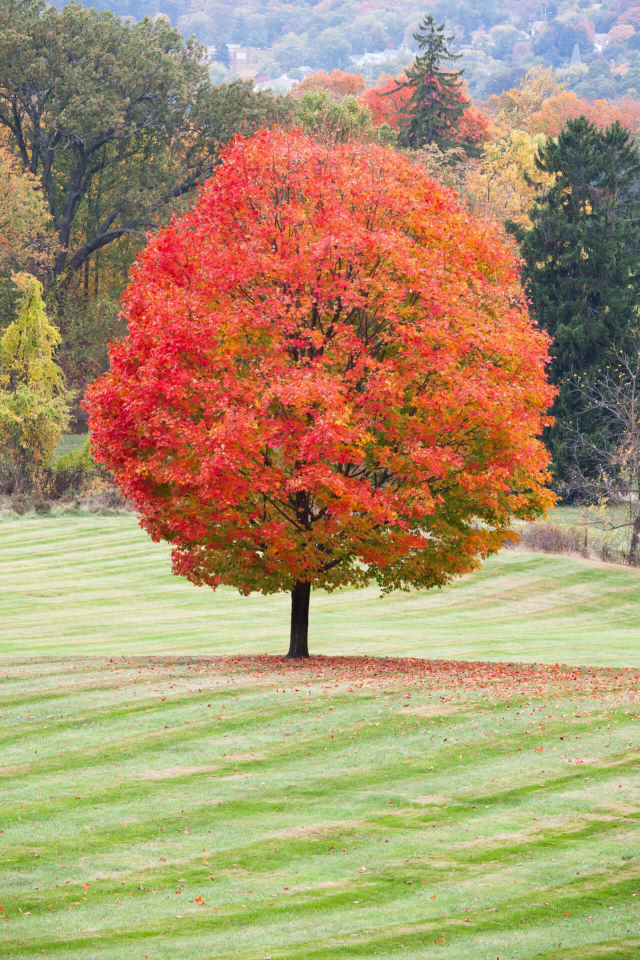
#> input picture app/preprocessing/datasetBulk/img10_arce.jpg, 1280 x 1920 px (shown at 1/2 size); its folder holds only this picture in this run
$ python -i preprocessImages.py   (imports and definitions only)
#> lines starting #> are read from the running program, lines starting #| are printed output that depends on the picture
import os
import cv2
import numpy as np
import shutil

"""
Image Preprocessing Module
This module provides functions to preprocess images for tree species classification using
a default dataset, a provided image path (individual processing) or folder path (bulk processing).
"""

# Create a default dataset with training and test images
# [28 lines left out: function processDefaultDataset, not called in this run]

# Process a single image in the provided path
def processImage(imagePath):

    print(f"\n{'='*60}" + "\n\tIndividual image processing mode selected!\n" + "="*60 +
        f"\n\nProvided path: \n\t{imagePath}\n")

    baseDir = os.path.dirname(os.path.abspath(__file__))
    outputDir = auxCreateOutputDirectory(os.path.join(baseDir, "outputPreprocess"))
    outputPath = auxProcessSingleImage(imagePath, outputDir, mode='pixelate')

    print("Individual preprocessing completed!\n" + f"\n{'='*60} \n")

# Process all images in the provided folder
# [25 lines left out: function processFolder, not called in this run]

"""
Auxiliary functions for preprocessing tasks such as loading, resizing, blurring, pixelating, etc.
"""

# Auxiliary function to create the output directory if it doesn't exist
def auxCreateOutputDirectory(outputDir):

    if os.path.exists(outputDir):
        shutil.rmtree(outputDir)

    os.makedirs(outputDir, exist_ok=True)
    return outputDir

# Auxiliary function to load an image from the given path
def auxLoadImage(imagePath):
#> called with imagePath = 'datasetBulk/img10_arce.jpg'
    validExtensions = ('.jpg', '.jpeg', '.png', '.bmp', '.tiff', '.webp')

    # Check if file extension is valid
    if not imagePath.lower().endswith(validExtensions):
        print(f"*** Error: Invalid image file path, please enter a valid image path! ***\n")
        exit(1)

    image = cv2.imread(imagePath)
#> image is the input picture: shape (1920, 1280, 3); mean B, G, R 110.4, 147.5, 171.2
    if image is None:
        print(f"*** Error: Could not load image from {imagePath} ***")
        exit(1)

    return image

# Auxiliary function to resize the given image to a fixed size
def auxResizeImage(image, size=(228, 228), interpolation=cv2.INTER_AREA):
#> called with size = (228, 228), interpolation = 3
    return cv2.resize(image, size, interpolation=interpolation)
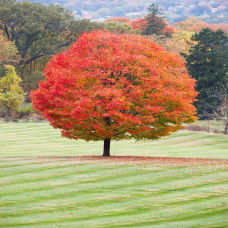
#> returned value: shape (228, 228, 3); mean of channels 0, 1, 2 110.4, 147.5, 171.2; drawn as B, G, R

# Auxiliary function to apply Gaussian blur to the given image
def auxBlurImage(image, kernel=(5, 5)):
    return cv2.GaussianBlur(image, kernel, 0)

# Auxiliary function to apply pixelation effect to the given image
def auxPixelateImage(image, pixelSize=3):
#> called with pixelSize = 3
    height, width = image.shape[:2]
#> height = 228; width = 228
    temp = cv2.resize(image, (width // pixelSize, height // pixelSize), interpolation=cv2.INTER_LINEAR)
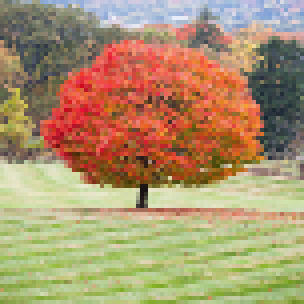
#> temp: shape (76, 76, 3) (shown 4 times larger); mean B, G, R 110.3, 147.4, 171.2
    return cv2.resize(temp, (width, height), interpolation=cv2.INTER_NEAREST)

# Auxiliary function to process a single image and save it to the output directory
def auxProcessSingleImage(inputPath, outputDir, mode='pixelate'):
    image = auxLoadImage(inputPath)
    resized = auxResizeImage(image)

    # Get the name of the class from the parent folder of the image
    class_name = os.path.basename(os.path.dirname(inputPath)).split(" (")[0]

    if mode == 'resize':
        output = resized
        suffix = '_resized'
    elif mode == 'pixelate':
        output = auxPixelateImage(resized)
        suffix = '_' + class_name if (class_name != "uploads") else ''
    else:
        raise ValueError("Unsupported mode")

    # Get file name and extension to save the output image
    name, ext = os.path.splitext(os.path.basename(inputPath))
    outputPath = os.path.join(outputDir, f"{name}{suffix}{ext}")
    cv2.imwrite(outputPath, output)

    if suffix != '_resized':
        baseDir = os.path.dirname(os.path.abspath(__file__))
        outputPathPreprocess = os.path.join(baseDir, "outputPreprocess", f"{name}{suffix}{ext}")
        cv2.imwrite(outputPathPreprocess, output)

    return outputPath

# Auxiliary function to reset directories
# [35 lines left out: functions auxResetDirectory, auxCopyDefaultDatasetFolders, auxProcessDefaultImages, not called in this run]

>>> result = processImage('datasetBulk/img10_arce.jpg')

$ run again, on app/preprocessing/datasetBulk/img2_arce.jpg
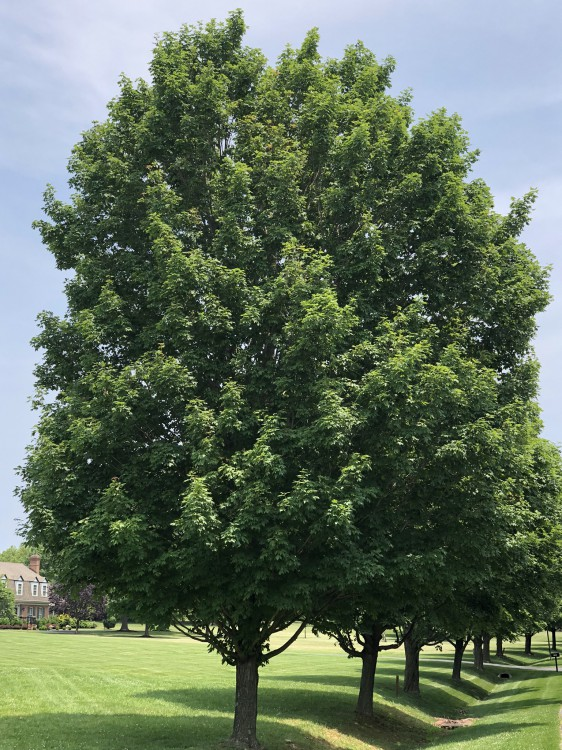
#> input picture app/preprocessing/datasetBulk/img2_arce.jpg, 562 x 750 px
#> in auxLoadImage, image is the input picture: shape (750, 562, 3); mean B, G, R 91.3, 111.5, 96.5
#> in auxResizeImage, `return cv2.resize(image, size, interpolation=interpolation)`:
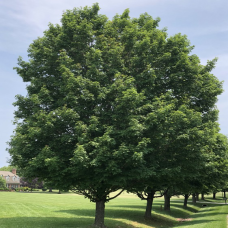
#> returned value: shape (228, 228, 3); mean of channels 0, 1, 2 91.3, 111.6, 96.5; drawn as B, G, R
#> in auxPixelateImage, `temp = cv2.resize(image, (width // pixelSize, height // pixelSize), in..`:
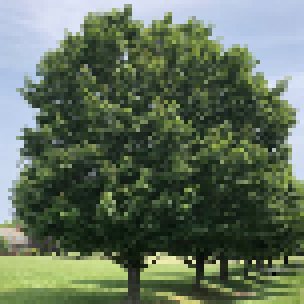
#> temp: shape (76, 76, 3) (shown 4 times larger); mean B, G, R 91.1, 111.3, 96.3

$ run again, on app/preprocessing/datasetBulk/img3_arce.jpg
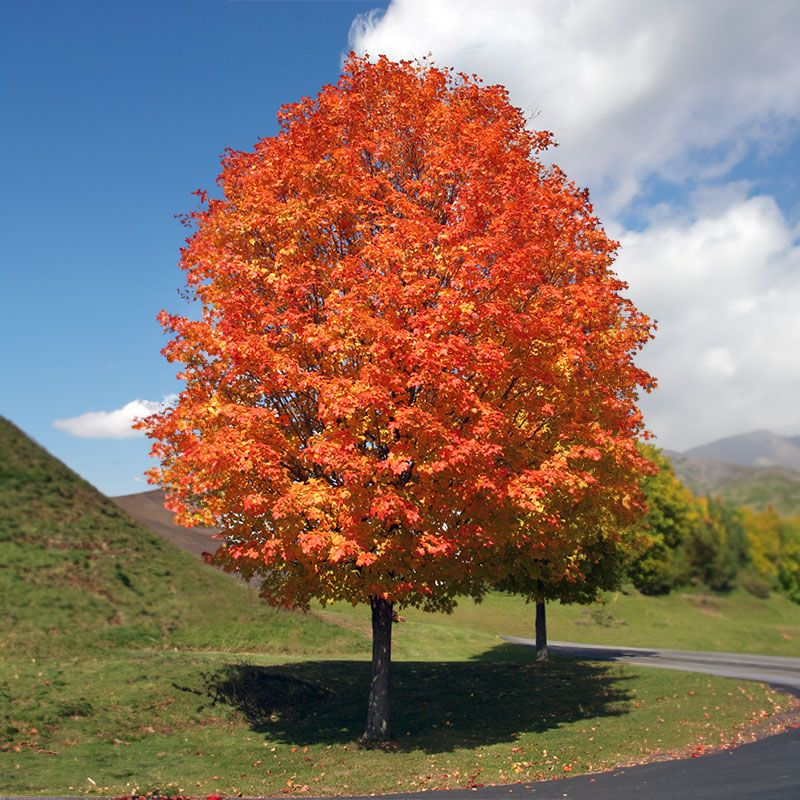
#> input picture app/preprocessing/datasetBulk/img3_arce.jpg, 800 x 800 px
#> in auxLoadImage, image is the input picture: shape (800, 800, 3); mean B, G, R 101.5, 115.1, 137.9
#> in auxResizeImage, `return cv2.resize(image, size, interpolation=interpolation)`:
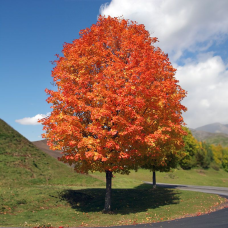
#> returned value: shape (228, 228, 3); mean of channels 0, 1, 2 101.5, 115.1, 137.9; drawn as B, G, R
#> in auxPixelateImage, `temp = cv2.resize(image, (width // pixelSize, height // pixelSize), in..`:
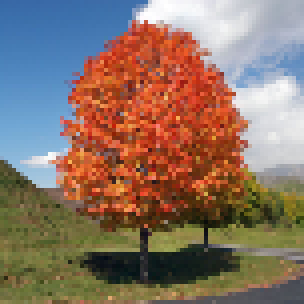
#> temp: shape (76, 76, 3) (shown 4 times larger); mean B, G, R 101.7, 115.4, 138.1

$ run again, on app/preprocessing/datasetBulk/img10_cedro.jpg
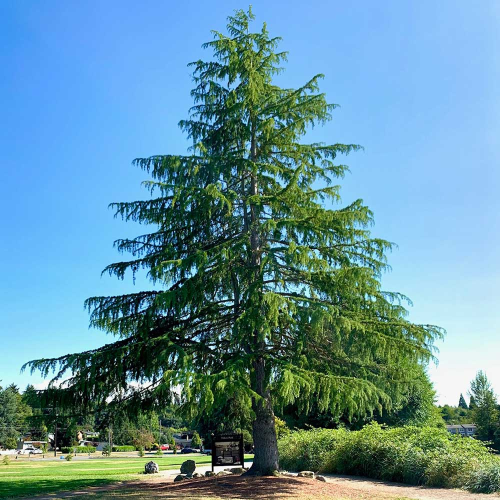
#> input picture app/preprocessing/datasetBulk/img10_cedro.jpg, 1000 x 1000 px (shown at 1/2 size)
#> in auxLoadImage, image is the input picture: shape (1000, 1000, 3); mean B, G, R 157.5, 144.8, 99.9
#> in auxResizeImage, `return cv2.resize(image, size, interpolation=interpolation)`:
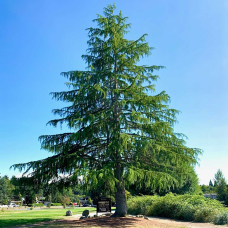
#> returned value: shape (228, 228, 3); mean of channels 0, 1, 2 157.5, 144.8, 99.9; drawn as B, G, R
#> in auxPixelateImage, `temp = cv2.resize(image, (width // pixelSize, height // pixelSize), in..`:
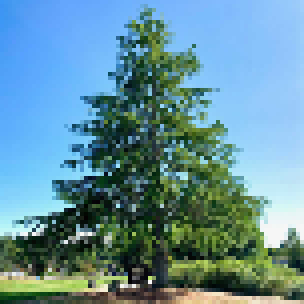
#> temp: shape (76, 76, 3) (shown 4 times larger); mean B, G, R 157.4, 144.6, 99.7
